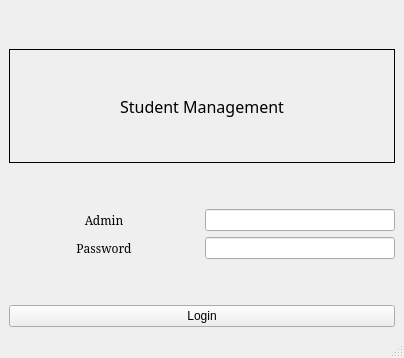
<?xml version="1.0" encoding="UTF-8"?>
<ui version="4.0">
 <class>MainWindow</class>
 <widget class="QMainWindow" name="MainWindow">
  <property name="geometry">
   <rect>
    <x>0</x>
    <y>0</y>
    <width>404</width>
    <height>358</height>
   </rect>
  </property>
  <property name="windowTitle">
   <string>MainWindow</string>
  </property>
  <widget class="QWidget" name="centralwidget">
   <layout class="QGridLayout" name="gridLayout">
    <item row="2" column="0">
     <spacer name="verticalSpacer_2">
      <property name="orientation">
       <enum>Qt::Vertical</enum>
      </property>
      <property name="sizeType">
       <enum>QSizePolicy::Minimum</enum>
      </property>
      <property name="sizeHint" stdset="0">
       <size>
        <width>20</width>
        <height>40</height>
       </size>
      </property>
     </spacer>
    </item>
    <item row="4" column="0">
     <spacer name="verticalSpacer_3">
      <property name="orientation">
       <enum>Qt::Vertical</enum>
      </property>
      <property name="sizeType">
       <enum>QSizePolicy::Minimum</enum>
      </property>
      <property name="sizeHint" stdset="0">
       <size>
        <width>20</width>
        <height>40</height>
       </size>
      </property>
     </spacer>
    </item>
    <item row="1" column="0">
     <layout class="QHBoxLayout" name="horizontalLayout">
      <item>
       <widget class="QLabel" name="label_5">
        <property name="font">
         <font>
          <family>Stencil</family>
          <pointsize>12</pointsize>
         </font>
        </property>
        <property name="frameShape">
         <enum>QFrame::Panel</enum>
        </property>
        <property name="text">
         <string>Student Management</string>
        </property>
        <property name="alignment">
         <set>Qt::AlignCenter</set>
        </property>
       </widget>
      </item>
     </layout>
    </item>
    <item row="3" column="0">
     <layout class="QHBoxLayout" name="horizontalLayout_2" stretch="1,1">
      <item>
       <layout class="QVBoxLayout" name="verticalLayout">
        <item>
         <widget class="QLabel" name="username_label">
          <property name="font">
           <font>
            <family>Noto Serif</family>
           </font>
          </property>
          <property name="text">
           <string>Admin</string>
          </property>
          <property name="alignment">
           <set>Qt::AlignCenter</set>
          </property>
         </widget>
        </item>
        <item>
         <widget class="QLabel" name="password_label">
          <property name="font">
           <font>
            <family>Noto Serif</family>
           </font>
          </property>
          <property name="text">
           <string>Password</string>
          </property>
          <property name="alignment">
           <set>Qt::AlignCenter</set>
          </property>
         </widget>
        </item>
       </layout>
      </item>
      <item>
       <layout class="QVBoxLayout" name="verticalLayout_2">
        <item>
         <widget class="QLineEdit" name="username_input">
          <property name="alignment">
           <set>Qt::AlignCenter</set>
          </property>
         </widget>
        </item>
        <item>
         <widget class="QLineEdit" name="userpassword_input">
          <property name="alignment">
           <set>Qt::AlignCenter</set>
          </property>
         </widget>
        </item>
       </layout>
      </item>
     </layout>
    </item>
    <item row="0" column="0">
     <spacer name="verticalSpacer">
      <property name="orientation">
       <enum>Qt::Vertical</enum>
      </property>
      <property name="sizeType">
       <enum>QSizePolicy::Minimum</enum>
      </property>
      <property name="sizeHint" stdset="0">
       <size>
        <width>20</width>
        <height>40</height>
       </size>
      </property>
     </spacer>
    </item>
    <item row="5" column="0">
     <widget class="QPushButton" name="loginbutton">
      <property name="text">
       <string>Login</string>
      </property>
     </widget>
    </item>
   </layout>
  </widget>
  <widget class="QStatusBar" name="statusbar"/>
 </widget>
 <resources/>
 <connections/>
</ui>
